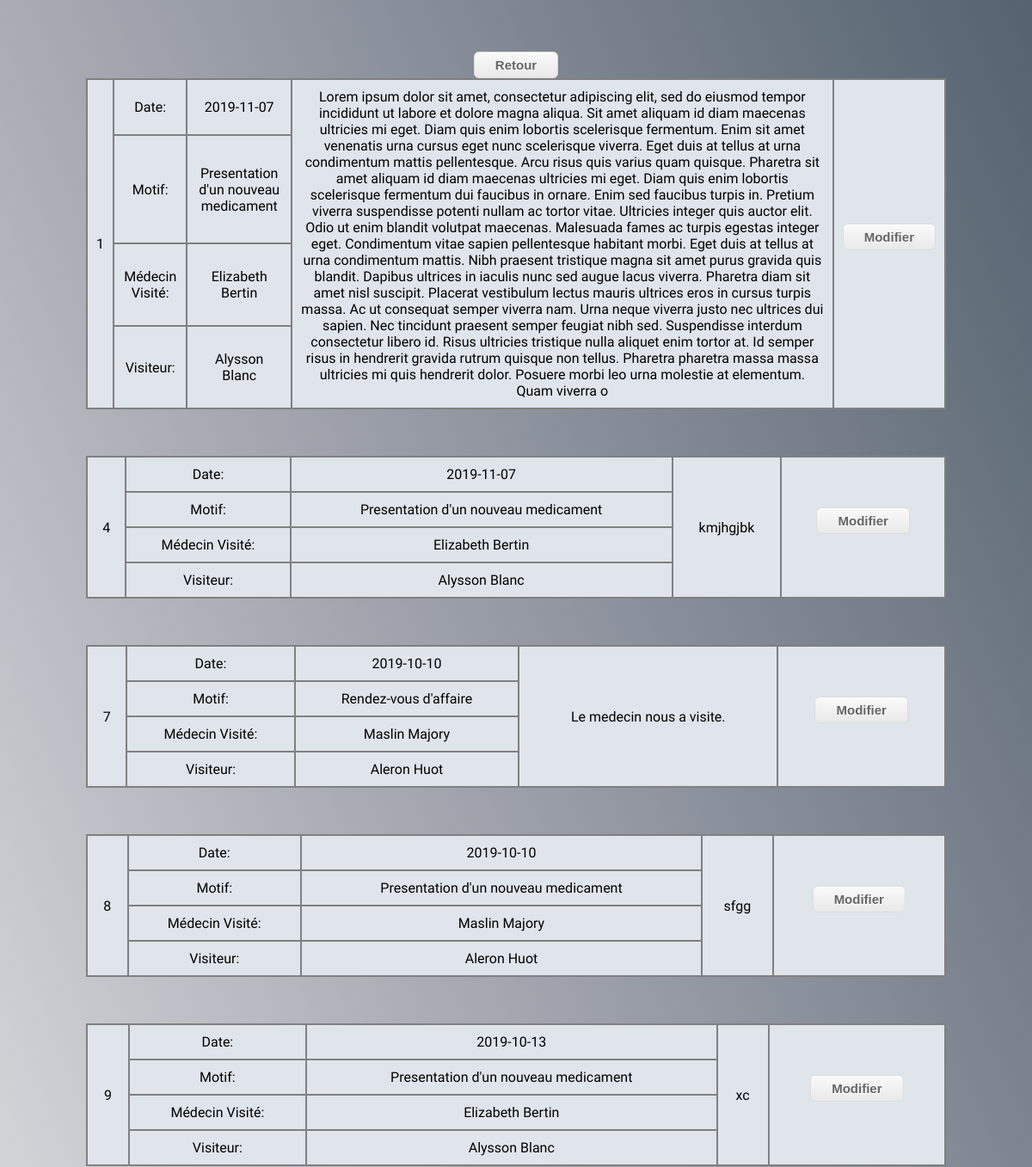
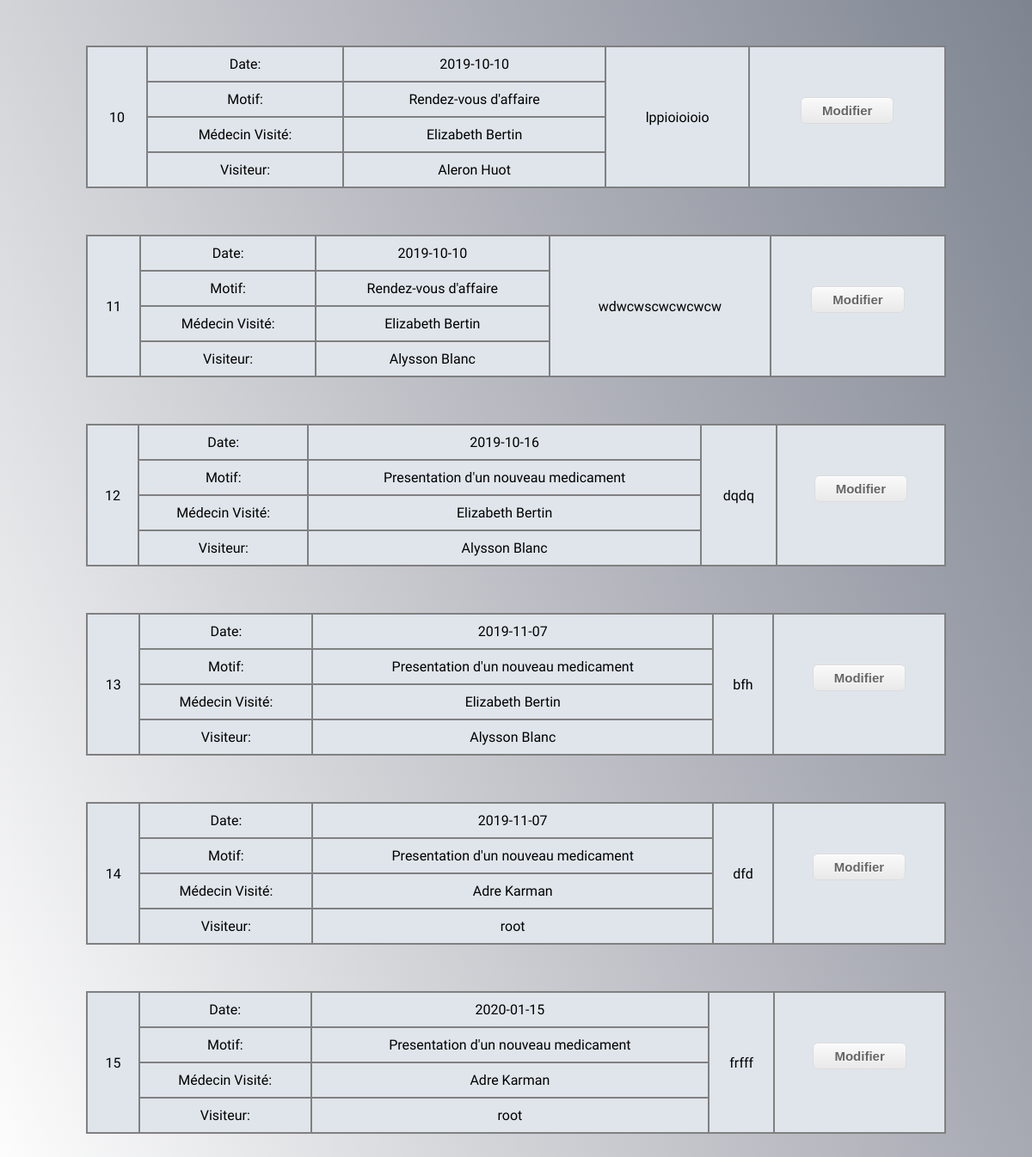
The page /Site_GalaxySB/PHP/rechercherCR.php (signed in) on the database its author committed (2 pictures, top to bottom).
### tables this page shows
CREATE TABLE `compterendu` (
  `idCR` int(5) NOT NULL,
  `dateCR` date NOT NULL,
  `visiteurCR` varchar(100) NOT NULL,
  `medecinCR` varchar(100) NOT NULL,
  `motifCR` varchar(100) NOT NULL,
  `bilanCR` varchar(1500) NOT NULL,
  `redigePar` int(5) NOT NULL,
  `modifierPar` int(5) DEFAULT NULL
);

### Site_GalaxySB/PHP/rechercherCR.php (the view, shortened to what this page needs)
<?php
require("./connect.php");
if (isset($_SESSION['login'])) {
    $motCle = $_GET['motCle'];
?>
<html>
    <head>
		<link rel="stylesheet" href="../CSS/global.css">
        <link rel="stylesheet" href="../CSS/rechercherCR.css">
    </head>
    <body>
<div id="content">
    <input class="myButton" type="button" value="Retour" onclick="history.back()">
    <?php
    try
    {
        $reponse = $db->query("SELECT idCR,dateCR, motifCR, medecinCR, visiteurCR, bilanCR FROM compterendu WHERE bilanCR LIKE '%$motCle%' OR dateCR LIKE '%$motCle%' OR motifCR LIKE '%$motCle%' OR medecinCR LIKE '%$motCle%' OR visiteurCR LIKE '%$motCle%'");
    while ($donnees = $reponse->fetch())
    {
    ?>
    <table>
        <tr>
            <TD class=".p5" rowspan="4"><?php echo "$donnees[idCR]"; ?></TD>
            <TD class=".p5">Date:</TD>
            <TD class=".p36"><?php echo "$donnees[dateCR]"; ?></TD>
            <td class=".p64" rowspan="4"><?php echo "$donnees[bilanCR]"; ?></td>
            <td class=".p64" rowspan="4" >
                <form action="modifCR.php" method="get">
                    <button class="myButton">Modifier</button>
                </form>
            </td>
        </tr>
        <tr>
            <td class=".p5">Motif:</td>
            <td class=".p36" ><?php echo "$donnees[motifCR]"; ?></td>
        </tr>
        <tr>
            <td class=".p5">Médecin Visité:</td>
            <td class=".p36" ><?php echo "$donnees[medecinCR]"; ?></td>
        </tr>
        <tr>
            <td class=".p5">Visiteur:</td>
            <td class=".p36" ><?php echo "$donnees[visiteurCR]"; ?></td>
        </tr>
    </table>
    <?php
    }
    }
    catch(Exception $e)
    {
        die('Erreur : '.$e->getMessage());
    }
?>
</div>
</body>
</html>
<?php }else{
    header("location:login.php");
}

### Site_GalaxySB/CSS/global.css (style rules this page uses)
body { margin: 0; background: #556270; color: #353d46; font: 18px/27px 'Oxygen', sans-serif; }
.myButton { display: block; margin-right: auto; margin-left: auto; box-shadow:inset 0px 1px 0px 0px #ffffff; background:linear-gradient(to bottom, #f9f9f9 5%, #e9e9e9 100%); background-color:#f9f9f9; border-radius:6px; border:1px solid #dcdcdc; cursor:pointer; color:#666666; font-family:Arial; font-size:15px; font-weight:bold; padding:6px 24px; text-decoration:none; text-shadow:0px 1px 0px #ffffff; }
div#content { position: fixed; top: 0; left: 0; width: 100%; height: 100%; padding: 60px; overflow: scroll; background: #fcfeff; border-radius: 0; box-sizing: border-box; box-shadow: -3px 0 6px #4a5562; transition: all 300ms; background-image: linear-gradient(to right top, #ffffff, #d4d5d9, #aaacb5, #7f8692, #556270); }

### Site_GalaxySB/CSS/rechercherCR.css (style rules this page uses)
table { margin-bottom: 5%; width: 1000px; margin-right: auto; margin-left: auto; }
.myButton { display: block; margin-right: auto; margin-left: auto; box-shadow:inset 0px 1px 0px 0px #ffffff; background:linear-gradient(to bottom, #f9f9f9 5%, #e9e9e9 100%); background-color:#f9f9f9; border-radius:6px; border:1px solid #dcdcdc; cursor:pointer; color:#666666; font-family:Arial; font-size:15px; font-weight:bold; padding:6px 24px; text-decoration:none; text-shadow:0px 1px 0px #ffffff; }
table { border-collapse:collapse; }
td { background: #dfe5eb; color: black; text-align:center; border :2px solid gray; padding:10px; }
html,body { height:100%; margin:0; padding:0; }

### rows shown on the page
compterendu: idCR "1", dateCR "2019-11-07", bilanCR "Lorem ipsum dolor sit amet, consectetur adipiscing elit, sed do eiusmod tempor incididunt ut labore et dolore magna aliqua. Sit amet aliquam id diam maecenas ultricies mi eget. Diam quis enim lobortis scelerisque fermentum. Enim sit amet venenatis urna cursus eget nunc scelerisque viverra. Eget duis at tellus at urna condimentum mattis pellentesque. Arcu risus quis varius quam quisque. Pharetra sit amet aliquam id diam maecenas ultricies mi eget. Diam quis enim lobortis scelerisque fermentum dui faucibus in ornare. Enim sed faucibus turpis in. Pretium viverra suspendisse potenti nullam ac tortor vitae. Ultricies integer quis auctor elit. Odio ut enim blandit volutpat maecenas. Malesuada…", motifCR "Presentation d'un nouveau medicament", medecinCR "Elizabeth Bertin", visiteurCR "Alysson Blanc"
compterendu: idCR "4", dateCR "2019-11-07", bilanCR "kmjhgjbk", motifCR "Presentation d'un nouveau medicament", medecinCR "Elizabeth Bertin", visiteurCR "Alysson Blanc"
compterendu: idCR "7", dateCR "2019-10-10", bilanCR "Le medecin nous a visite.", motifCR "Rendez-vous d'affaire", medecinCR "Maslin Majory", visiteurCR "Aleron Huot"
compterendu: idCR "8", dateCR "2019-10-10", bilanCR "sfgg", motifCR "Presentation d'un nouveau medicament", medecinCR "Maslin Majory", visiteurCR "Aleron Huot"
compterendu: idCR "9", dateCR "2019-10-13", bilanCR "xc", motifCR "Presentation d'un nouveau medicament", medecinCR "Elizabeth Bertin", visiteurCR "Alysson Blanc"
compterendu: idCR "10", dateCR "2019-10-10", bilanCR "lppioioioio", motifCR "Rendez-vous d'affaire", medecinCR "Elizabeth Bertin", visiteurCR "Aleron Huot"
compterendu: idCR "11", dateCR "2019-10-10", bilanCR "wdwcwscwcwcwcw", motifCR "Rendez-vous d'affaire", medecinCR "Elizabeth Bertin", visiteurCR "Alysson Blanc"
compterendu: idCR "12", dateCR "2019-10-16", bilanCR "dqdq", motifCR "Presentation d'un nouveau medicament", medecinCR "Elizabeth Bertin", visiteurCR "Alysson Blanc"
compterendu: idCR "13", dateCR "2019-11-07", bilanCR "bfh", motifCR "Presentation d'un nouveau medicament", medecinCR "Elizabeth Bertin", visiteurCR "Alysson Blanc"
compterendu: idCR "14", dateCR "2019-11-07", bilanCR "dfd", motifCR "Presentation d'un nouveau medicament", medecinCR "Adre Karman", visiteurCR "root"
compterendu: idCR "15", dateCR "2020-01-15", bilanCR "frfff", motifCR "Presentation d'un nouveau medicament", medecinCR "Adre Karman", visiteurCR "root"
